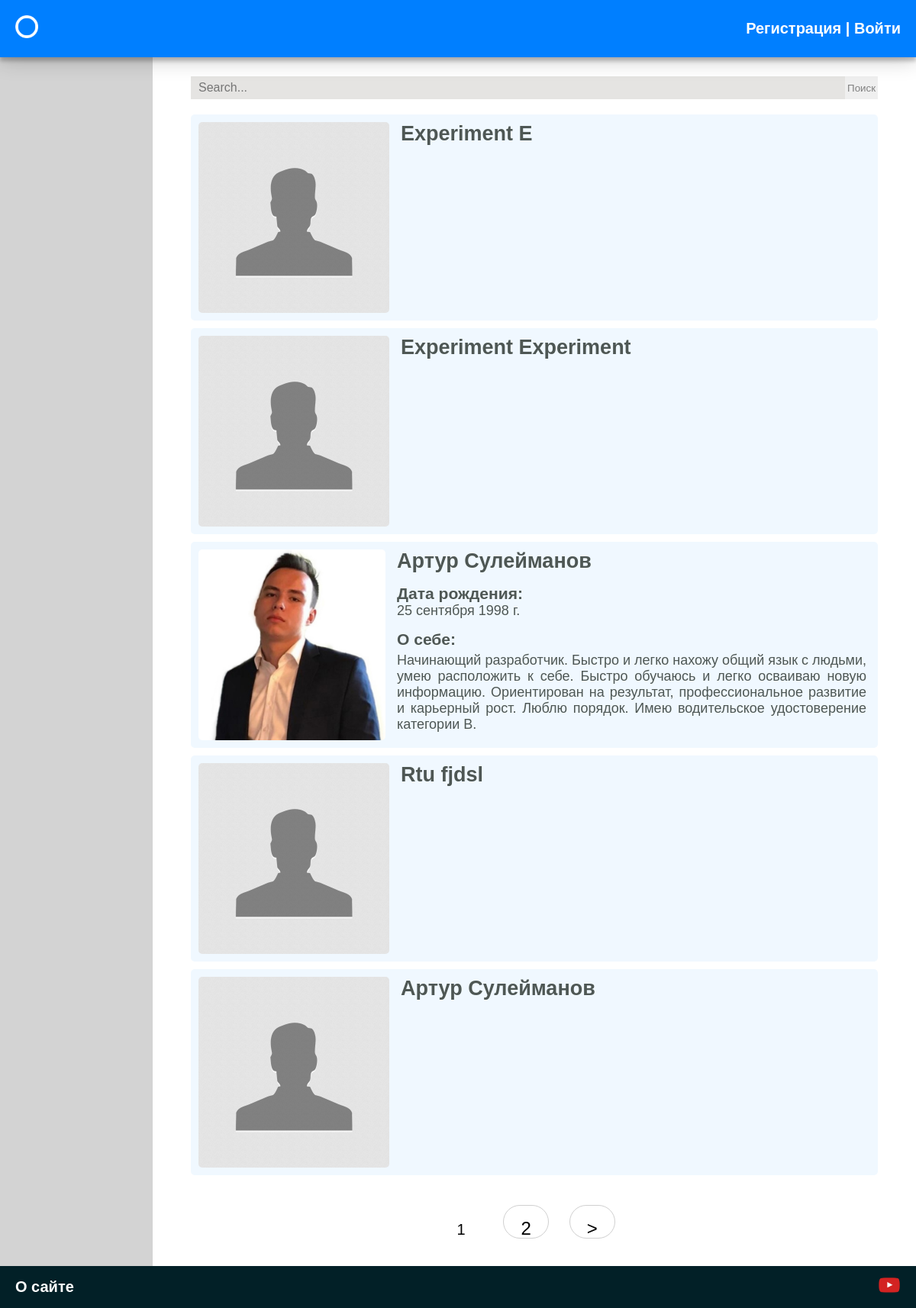
The app's page /search/ with its own data.
### myres/models.py (models this page shows, shortened)
class Myres(models.Model):
    user = models.OneToOneField(User, null=True, on_delete= models.CASCADE, related_name='profile')
    name = models.TextField(max_length=254, null=True)
    surname = models.TextField(max_length=254, null=True)
    about_me = models.TextField(blank = True)
    birthday = models.DateField(auto_now=False, auto_now_add=False, null=True, blank = True)
    mobile_number = PhoneNumberField(null = True, blank = True)
    email = models.EmailField(max_length=254, null=True)
    hobby = models.TextField(blank = True)
    education = models.TextField(blank = True)
    working_experience = models.TextField(blank = True)
    skills = models.TextField(blank = True)
    photo = models.ImageField(upload_to='photos/%Y/%m/%d/', blank = True)
    slug = models.SlugField(null = True, max_length=255, unique=True, db_index=True)
    time_create = models.DateTimeField(auto_now_add=True, verbose_name="Время создания",  null=True)

### myres/views.py (the view)
# urls.py: path('search/', SearchResultsView.as_view(), name = 'search')
class SearchResultsView(ListView):
    paginate_by = 5
    model = Myres
    template_name = 'myres/home.html'
    context_object_name = 'posts'
    def get_queryset(self):
        query = self.request.GET.get('q')
        if not query:
            return Myres.objects.order_by('-time_create')
        object_list = Myres.objects.filter(
            Q(name__icontains=query) | Q(surname__icontains=query)
        ).order_by('-time_create')
        return object_list
    def get_context_data(self, *, object_list=None, **kwargs):
        context = super().get_context_data(**kwargs)
        context['title'] = 'Результаты поиска'
        return context

### myres/templates/myres/home.html
{% extends 'myres/show_posts_page.html' %}
{% load cache %}
        {% block page_with_posts %}
<div class="search" style = 'width: 100%; margin-bottom: 20px;'>
<form action="{% url 'search' %}" method="get">
  <input name="q" type="text" placeholder="Search..." style = 'width:100%; border:0; border-radius: 0px;' class="input-form">
    <button name="page" class="search-button" type="submit" style="border: 0; border-radius: 0px; color:#808080;">Поиск</button>
</form>
    </div>
{% for p in posts %}
<a href="/profile/{{ p.slug }}">
    <div class=user-post style="margin-bottom: 10px;">
        <img src="{{ p.photo.url }}" style="object-fit:cover; width:250px; height:250px; border-radius: 5px;"/>
        <div class=name-surname>
            <h2 style="margin-bottom: 15px;">{{ p.name }} {{ p.surname }}</h2>
            {% if p.birthday %}
            <p><h3>Дата рождения:</h3> {{ p.birthday }}</p>
            {% endif %}
             {% if p.about_me %}
            <h3 style="margin-top: 15px; margin-bottom: 5px;">O cебе:</h3>
           <p>{{p.about_me|linebreaks}}</p>
            {% endif %}
        </div>
    </div>
</a>
{% endfor %}
{% endblock %}

### myres/static/myres/css/styles.css (style rules this page uses)
* { margin:0; padding:0; box-sizing: border-box; }
html { height: 100%; }
body { height: 100%; background: #E5E4E2; }
.input-form { border-width:1px; width: 270px; height: 30px; border-radius: 5px; font-size: 16px; border-color: lightgrey; padding: 10px; background: #E5E4E2; }
form { display: flex; justify-content: center; }
.user-post { display: flex; justify-content: left; width: 100%; background: #F0F8FF; text-decoration: none; padding: 10px; border-radius: 5px; transition: background 0.3s ease-in; position: relative; }
.name-surname { text-align:justify; max-width: calc(100% - 250px); padding-left: 15px; padding-top: 0px; color: #4E5754; position: relative; word-wrap: break-word; margin-right: 5px; }
a { text-decoration: none; }
.search-button { padding: 3px; transition: background 0.3s ease-in; }

### records on screen
Myres: photo (placeholder picture), name "Experiment", surname "E"
Myres: photo (placeholder picture), name "Experiment", surname "Experiment"
Myres: photo (picture), name "Артур", surname "Сулейманов", birthday "25 сентября 1998 г.", about_me "Начинающий разработчик. Быстро и легко нахожу общий язык с людьми, умею расположить к себе. Быстро обучаюсь и легко осваиваю новую информацию. Ориентирован на результат, профессиональное развитие и карьерный рост. Люблю порядок. Имею водительское удостоверение категории B."
Myres: photo (placeholder picture), name "Rtu", surname "fjdsl"
Myres: photo (placeholder picture), name "Артур", surname "Сулейманов"

### other values on screen
{{ p }} "1"
{{ p }} "2"
